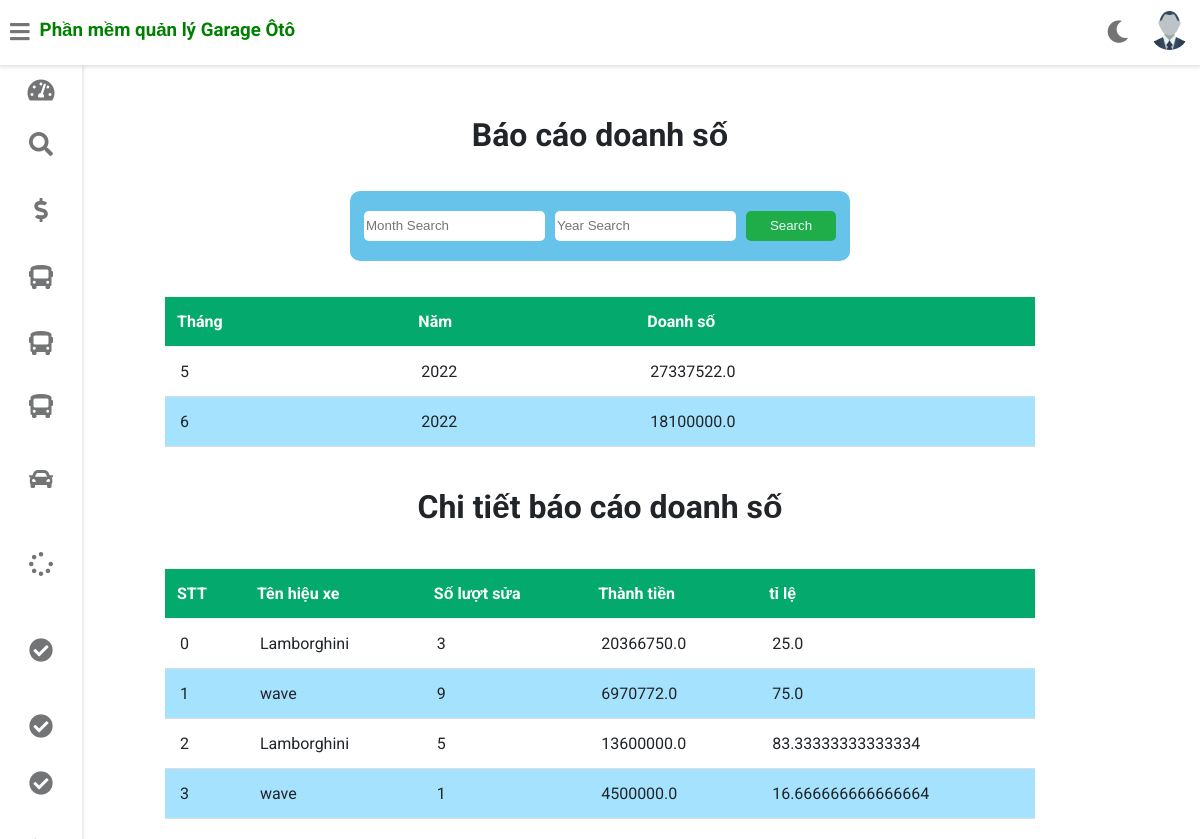
Before: /tom/post_bsds with the older database file.
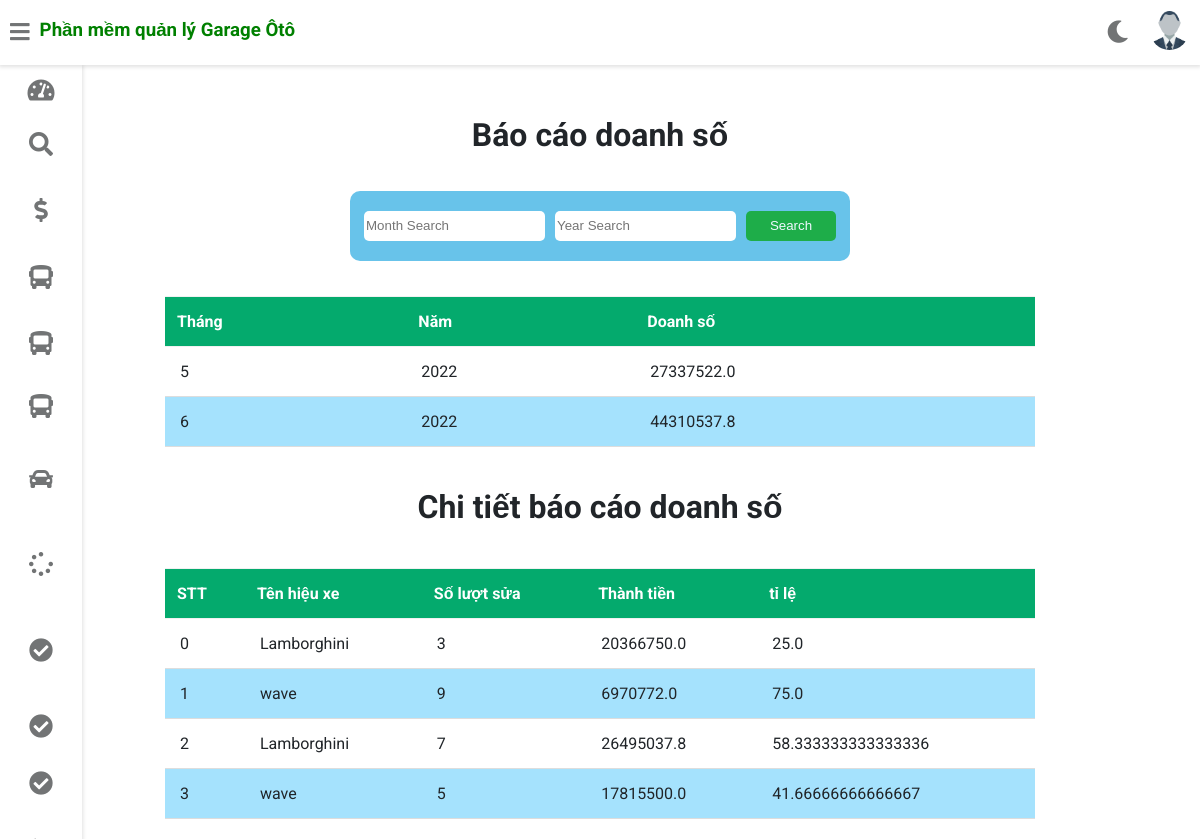
After: the same page with the newer database file.
### gara/models.py (models this page shows)
class BaoCaoDoanhSo(models.Model):
    mabaocaodoanhso=models.AutoField(primary_key=True)
    thoidiem=models.DateField(auto_now_add=True)
    month = models.PositiveIntegerField(default=0)
    year = models.PositiveIntegerField(default=0)
    tongdoanhso=models.FloatField(default=0)

class CT_BaoCaoDoanhSO(models.Model):
    mact_baocaodoanhso=models.AutoField(primary_key=True)
    STT = models.PositiveIntegerField(default=0)
    tenhieuxe = models.CharField(max_length=200,default="")
    luotsua = models.PositiveIntegerField(default=0)
    thanhtien = models.FloatField(default=0)
    ti_le = models.FloatField(default=0)

### gara/views.py (the view)
# urls.py: path('<username>/post_bsds',views.search_bcds, name="post_bsds"),
def search_bcds(request, username):
    staff = Staff.objects.get(username=username)
    picture = '../' + staff.profile_pic.url
    if 'm'and'y' in request.GET:
        m = request.GET['m']
        y = request.GET['y']
        data = data_xe_hieuxe_psc()
        try:
            bcds = BaoCaoDoanhSo.objects.filter(month = m, year = y)
            search_ct_bcds = data.loc[(data['month']==int(m)) & (data['year']==int(y))]
        except:
            try:
                if y=='':
                    bcds = BaoCaoDoanhSo.objects.filter(month = m)
                    search_ct_bcds = data.loc[(data['month']==int(m))]
                if m=='':
                    bcds = BaoCaoDoanhSo.objects.filter(year = y)
                    search_ct_bcds = data.loc[(data['year']==int(y))]
            except:
                bcds = BaoCaoDoanhSo.objects.all()
                search_ct_bcds = data
        b = search_ct_bcds.index
        ct_bcds = CT_BaoCaoDoanhSO.objects.filter(STT__in = list(b))
    else:
        bcds = BaoCaoDoanhSo.objects.all()
        ct_bcds = CT_BaoCaoDoanhSO.objects.all()
    context={"bcds":bcds, "ct_bcds":ct_bcds, "customer": staff, "picture":picture}
    return render(request, 'gara/bao_cao_doanh_thu.html',context)

### templates/gara/bao_cao_doanh_thu.html (shortened to what this page needs)
{% extends 'gara/customerbase.html' %}
{% block content %}
<head>
</head>
<body>
    <br><br><br><br><br>
<h1 style="text-align:center;">Báo cáo doanh số</h1>
<div class="form_container" >
    <form action="../{{customer.username}}/post_bsds" class="form_search">
        <input class="form-control mr-sm-1" name="m" type="search" placeholder="Month Search" aria-label="Search">
        <input class="form-control mr-sm-1" name="y" type="search" placeholder="Year Search" aria-label="Search">
        <button type="submit" class="submit mr-sm-3">Search</button>
    </form>
</div>
<div class="card-content">
    <table>
        <thead>
            <tr>
                <th>Tháng</th>
                <th>Năm</th>
                <th>Doanh số</th>
            </tr>
        </thead>
        <tbody>
        {% for i in bcds %}
        <tr>
            <td> {{ i.month }}</td>
            <td> {{ i.year }}</td>
            <td> {{ i.tongdoanhso }}</td>
        </tr>
        {% endfor %}
        </tbody>
    </table>
</div>
<h1 style="text-align:center;">Chi tiết báo cáo doanh số</h1>
<div class="card-content">
    <table>
        <thead>
            <tr>
                <th>STT</th>
                <th>Tên hiệu xe</th>
                <th>Số lượt sửa</th>
                <th>Thành tiền</th>
                <th>tỉ lệ</th>
            </tr>
        </thead>
        <tbody>
            {% for i in ct_bcds %}
            <tr>
                <td> {{ i.STT}}</td>
                <td> {{ i.tenhieuxe }}</td>
                <td> {{ i.luotsua }}</td>
                <td> {{ i.thanhtien }}</td>
                <td> {{ i.ti_le }}</td>
            </tr>
            {% endfor %}
        </tbody>
    </table>
</div>
</body>
{% endblock content %}

### templates/gara/customerbase.html (shortened to what this page needs)
<!DOCTYPE html>
{% load static %}
<html>
<head>
	<link rel="stylesheet" type="text/css" href="https://cdnjs.cloudflare.com/ajax/libs/Chart.js/2.9.3/Chart.min.css">
	<link rel="stylesheet" type="text/css" href="{% static 'fontawesomefree/css/all.min.css' %}">
	<link rel="stylesheet" type="text/css" href="{% static 'style.css' %}">
</head>
<body class="overlay-scrollbar">
	<div class="navbar">
		<ul class="navbar-nav">
			<li class="nav-item">
				<a class="nav-link">
					<i class="fas fa-bars" onclick="collapseSidebar()"></i>
				</a>
			</li>
			<li class="nav-item">
			<a style="color:green";href="/customer-dashboard"><h3>Phần mềm quản lý Garage Ôtô</h3></a>
			</li>
		</ul>
		<ul class="navbar-nav nav-right">
			<li class="nav-item mode">
				<a class="nav-link" onclick="switchTheme()">
					<i class="fas fa-moon dark-icon"></i>
				</a>
			</li>
			<li class="nav-item avt-wrapper">
				<div class="avt dropdown">
					<img src="{{ picture }} " alt="User image" class="dropdown-toggle" data-toggle="user-menu">
				</div>
			</li>
		</ul>
	</div>
	<div class="sidebar">
		<ul class="sidebar-nav">
			<li class="sidebar-nav-item">
				<a href="/dashboard/{{customer.username}}" class="sidebar-nav-link">
					<div>
						<i class="fas fa-tachometer-alt"></i>
					</div>
				</a>
			</li>
			<li  class="sidebar-nav-item">
				<a href="/{{customer.username}}/get_bd" class="sidebar-nav-link">
					<div>
						<i class="fas fa-search"></i>
					</div>
				</a>
			</li>
			<li  class="sidebar-nav-item">
				<a href="/{{customer.username}}/nhap_biensothutien" class="sidebar-nav-link">
					<div>
					<i class="fas fa-dollar-sign"></i>
					</div>
				</a>
			</li>
			<li  class="sidebar-nav-item">
				<a href="/{{customer.username}}/request" class="sidebar-nav-link">
					<div>
						<i class="fas fa-bus"></i>
					</div>
				</a>
			</li>
			<li  class="sidebar-nav-item">
				<a href="/{{customer.username}}/nhap_biensosua" class="sidebar-nav-link">
					<div>
						<i class="fas fa-bus"></i>
					</div>
				</a>
			</li>
			<li  class="sidebar-nav-item">
				<a href="/{{customer.username}}/get_bd" class="sidebar-nav-link">
					<div>
						<i class="fas fa-bus"></i>
					</div>
				</a>
			</li>
			<li  class="sidebar-nav-item">
				<a href="/create_new_staff" class="sidebar-nav-link">
					<div>
						<i class="fas fa-car"></i>
					</div>
				</a>
			</li>
			<li  class="sidebar-nav-item">
				<a href="/{{customer.username}}/thamso" class="sidebar-nav-link">
					<div>
						<i class="fas fa-spinner"></i>
					</div>
				</a>
			</li>
			<li  class="sidebar-nav-item">
				<a href="/{{customer.username}}/nhap_vtpt" class="sidebar-nav-link">
					<div>
						<i class="fas fa-check-circle"></i>
					</div>
				</a>
			</li>
			<li  class="sidebar-nav-item">
				<a href="/{{customer.username}}/nhap_hieuxe" class="sidebar-nav-link">
					<div>
						<i class="fas fa-check-circle"></i>
					</div>
				</a>
			</li>
			<li  class="sidebar-nav-item">
				<a href="/{{customer.username}}/nhap_tiencong" class="sidebar-nav-link">
					<div>
						<i class="fas fa-check-circle"></i>
					</div>
				</a>
			</li>
			<li  class="sidebar-nav-item">
				<a href="/{{customer.username}}/baocaodoanhso" class="sidebar-nav-link">
					<div>
					</div>
				</a>
			</li>
		</ul>
	</div>
<div>
	<div class="content">
		{% block content %}
		{% endblock content %}
	</div>
</div>
</body>
</html>

### templates/gara/customerbase.html (style rules this page uses)
a { text-decoration: none; }

### templates/gara/bao_cao_doanh_thu.html (style rules this page uses)
.form_container { max-width: 720px; height: 100px; padding: 15px; margin: auto; display: flex; justify-content: center; }
.form_search { width: 500px; background-color: rgb(104, 195, 234); border-radius: 10px; display: inline-flex; justify-content: center; align-items: center; }
.form-control { min-height: 30px; border-radius: 5px; border: none; }
.mr-sm-1 { margin-right: 10px; }
.submit { background-color: rgb(30, 173, 73); color: aliceblue; border: none; width: 90px; min-height: 30px; border-radius: 5px; }
.card-content { display: flex; justify-content: center; }
table { border-collapse: collapse; width: 75%; }
th { background-color: #04AA6D; color: white; }
th, td { padding: 8px; text-align: left; border-bottom: 1px solid #ddd; }
tr:nth-child(even) { background-color: #a5e2fd; }

Changed rows visible on the page:
removed BaoCaoDoanhSo: month "6", year "2022", tongdoanhso "18100000.0"
removed CT_BaoCaoDoanhSO: STT "2", tenhieuxe "Lamborghini", luotsua "5", thanhtien "13600000.0", ti_le "83.33333333333334"
removed CT_BaoCaoDoanhSO: STT "3", tenhieuxe "wave", luotsua "1", thanhtien "4500000.0", ti_le "16.666666666666664"
added BaoCaoDoanhSo: month "6", year "2022", tongdoanhso "44310537.8"
added CT_BaoCaoDoanhSO: STT "2", tenhieuxe "Lamborghini", luotsua "7", thanhtien "26495037.8", ti_le "58.333333333333336"
added CT_BaoCaoDoanhSO: STT "3", tenhieuxe "wave", luotsua "5", thanhtien "17815500.0", ti_le "41.66666666666667"
